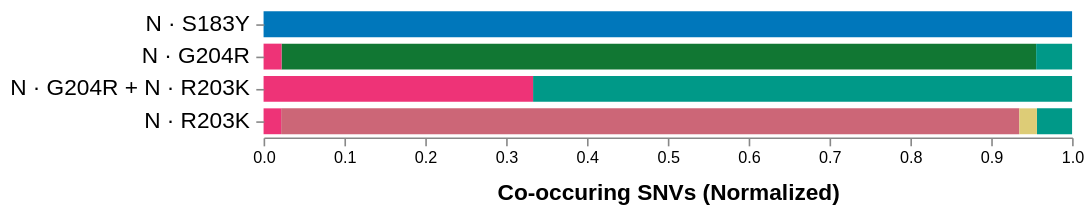

The specification (Vega-Lite) saved for this image:
### Vega specification from a JSON file in a GitHub repository (floating-point values rounded to 4 significant figures)
{"$schema": "https://vega.github.io/schema/vega/v5.json", "description": "A basic stacked bar chart example.", "width": 500, "padding": 5, "autosize": "pad", "signals": [{"name": "combiLabelsSignal", "update": "data('combi_labels')"}, {"name": "rangeStep", "value": 20}, {"name": "innerPadding", "value": 0.2}, {"name": "outerPadding", "value": 0.1}, {"name": "stackOffset", "value": "normalize"}, {"name": "xLabel", "value": "Co-occuring SNVs (Normalized)"}, {"name": "xFormat", "value": "s"}, {"name": "hoverGroup", "value": null, "on": [{"events": "@combibars:mouseover!", "update": "{group: datum.snv}"}, {"events": "@combibars:mouseout!", "update": "null"}]}, {"name": "height", "update": "yExtent[1]"}, {"name": "clearGroup", "value": true, "comment": "If clicking on anything but a combi bar, then clear the selection (by clearing the 'selection' data object)", "on": [{"events": "mouseup[!event.item]", "update": "true", "force": true}]}, {"name": "shiftGroup", "value": false, "comment": "Track whether or not the shift key is pressed. Used to select multiple combis by holding down shift before clicking", "on": [{"events": "@combibars:click", "update": "event.shiftKey", "force": true}, {"events": "@yAxisLabels:click", "update": "event.shiftKey", "force": true}]}, {"name": "clickedGroups", "value": null, "comment": "Track clicks on the combi bars, for selection purposes", "on": [{"events": "@combibars:click", "update": "{group: datum.snv}", "force": true}, {"events": "@yAxisLabels:click", "update": "{group: datum.value}", "force": true}]}], "data": [{"name": "selectedGroups", "values": [{"group": "N|62|E|V"}], "on": [{"trigger": "clearGroup", "remove": true}, {"trigger": "!shiftGroup", "remove": true}, {"trigger": "!shiftGroup && clickedGroups", "insert": "clickedGroups"}, {"trigger": "shiftGroup && clickedGroups", "toggle": "clickedGroups"}]}, {"name": "cooccurrence_data", "format": {"parse": {"combi": "string", "combiName": "string", "snv": "string", "count": "number", "snvName": "string"}}, "values": [{"combi": "N|183|S|Y", "combiName": "N · S183Y", "snv": "N|147|G|S", "snvName": "N · G147S", "color": "#0077bb", "count": 1}, {"combi": "N|204|G|R", "combiName": "N · G204R", "snv": "N|203|R|K", "snvName": "N · R203K", "color": "#117733", "count": 42}, {"combi": "N|204|G|R", "combiName": "N · G204R", "snv": "N|366|T|I", "snvName": "N · T366I", "color": "#009988", "count": 2}, {"combi": "N|204|G|R", "combiName": "N · G204R", "snv": "N|151|P|S", "snvName": "N · P151S", "color": "#ee3377", "count": 1}, {"combi": "N|204|G|R + N|203|R|K", "combiName": "N · G204R + N · R203K", "snv": "N|366|T|I", "snvName": "N · T366I", "color": "#009988", "count": 2}, {"combi": "N|204|G|R + N|203|R|K", "combiName": "N · G204R + N · R203K", "snv": "N|151|P|S", "snvName": "N · P151S", "color": "#ee3377", "count": 1}, {"combi": "N|203|R|K", "combiName": "N · R203K", "snv": "N|204|G|R", "snvName": "N · G204R", "color": "#cc6677", "count": 42}, {"combi": "N|203|R|K", "combiName": "N · R203K", "snv": "N|366|T|I", "snvName": "N · T366I", "color": "#009988", "count": 2}, {"combi": "N|203|R|K", "combiName": "N · R203K", "snv": "N|151|P|S", "snvName": "N · P151S", "color": "#ee3377", "count": 1}, {"combi": "N|203|R|K", "combiName": "N · R203K", "snv": "N|232|S|T", "snvName": "N · S232T", "color": "#ddcc77", "count": 1}], "transform": [{"type": "stack", "groupby": ["combi"], "sort": {"field": "snv"}, "field": "count", "offset": {"signal": "stackOffset"}}]}, {"name": "combi_bars", "source": "cooccurrence_data", "transform": [{"type": "aggregate", "groupby": ["combi", "combiName"]}, {"type": "formula", "as": "span", "expr": "rangeStep * bandspace(1, innerPadding, outerPadding)"}, {"type": "stack", "field": "span"}, {"type": "extent", "field": "y1", "signal": "yExtent"}]}, {"name": "combi_labels", "source": "combi_bars", "transform": [{"type": "project", "fields": ["combiName"]}]}], "scales": [{"name": "yscale", "type": "band", "round": true, "range": {"step": {"signal": "rangeStep"}}, "domain": {"data": "combi_bars", "field": "combi"}, "paddingInner": {"signal": "innerPadding"}, "paddingOuter": {"signal": "outerPadding"}}, {"name": "xscale", "type": "linear", "range": "width", "nice": true, "zero": true, "domain": {"data": "cooccurrence_data", "field": "y1"}}, {"name": "yLabels", "type": "ordinal", "domain": {"data": "combi_bars", "field": "combi"}, "range": {"signal": "combiLabelsSignal"}}], "axes": [{"orient": "bottom", "scale": "xscale", "zindex": 1, "format": {"signal": "xFormat"}, "title": {"signal": "xLabel"}, "titleFontSize": 14, "titlePadding": 10}, {"orient": "left", "scale": "yscale", "domain": false, "zindex": 1, "labelFontSize": 14, "labelLimit": 400, "labelPadding": 4, "encode": {"labels": {"name": "yAxisLabels", "interactive": true, "update": {"text": {"signal": "scale('yLabels', datum.value).combiName"}, "opacity": {"value": 1.0}}, "hover": {"opacity": {"value": 0.6}}}}}], "marks": [{"name": "layer0", "type": "group", "encode": {"update": {"width": {"signal": "width"}, "height": {"signal": "height"}}}, "marks": [{"name": "combibars", "type": "rect", "from": {"data": "cooccurrence_data"}, "encode": {"enter": {"strokeWidth": {"value": 2}, "fill": {"field": "color"}, "tooltip": {"signal": "{title: datum.snvName, 'Co-occurs with': datum.combiName, 'Count': datum.count}"}}, "update": {"y": {"scale": "yscale", "field": "combi"}, "height": {"scale": "yscale", "band": 1}, "x": {"scale": "xscale", "field": "y1"}, "x2": {"scale": "xscale", "field": "y0"}, "fillOpacity": [{"test": "hoverGroup && hoverGroup.group == datum.snv", "value": 0.7}, {"value": 1.0}], "stroke": [{"test": "hoverGroup && hoverGroup.group == datum.snv", "value": "#333"}, {"value": "transparent"}], "zindex": [{"test": "hoverGroup && hoverGroup.group == datum.snv", "value": 3}, {"value": 1}]}}}]}]}
